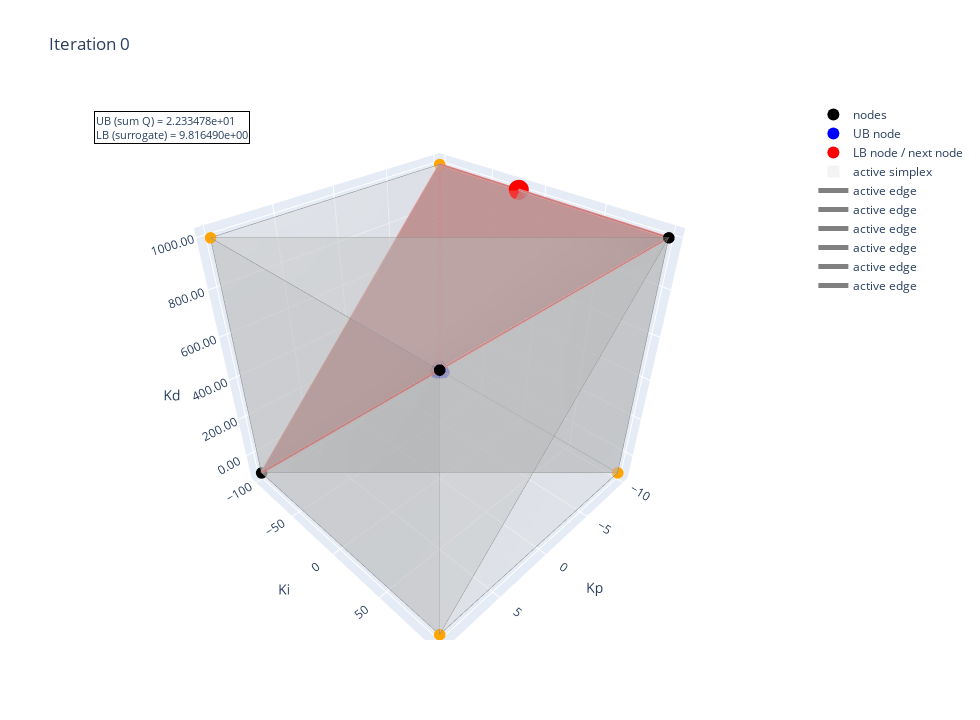
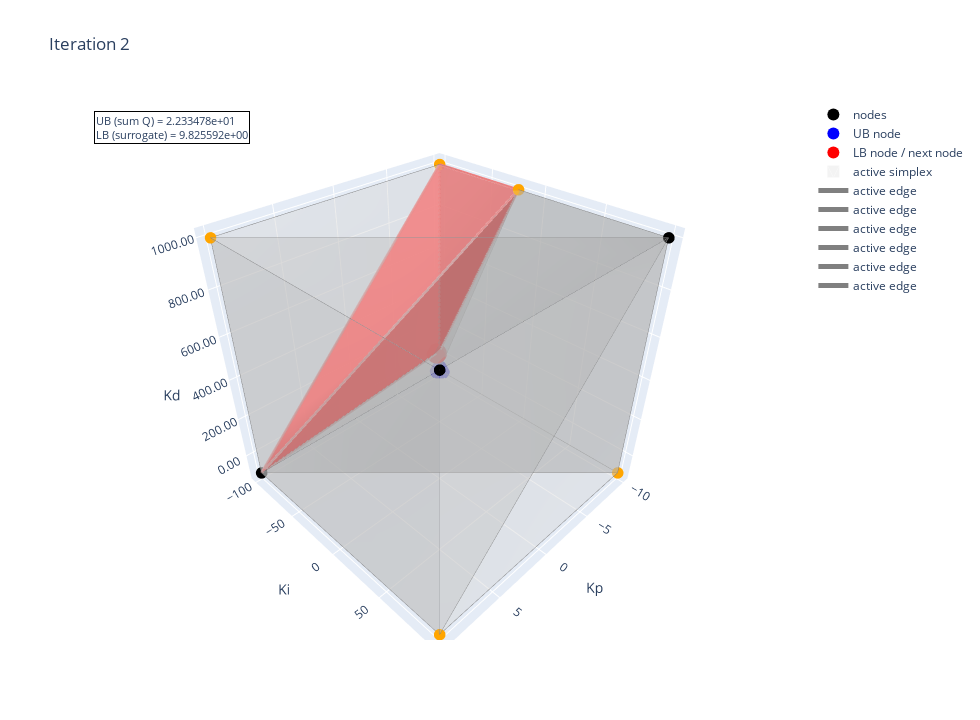

These figures' notebook cell, in order:
### Code cell
from time import perf_counter  

from modeling import build_models_from_csv
from bundles import BaseBundle, MSBundle
from utils import (
    tighten_bounds_one_model,
    MIN_DIST, ACTIVE_TOL, GAP_STOP_TOL,
)
from simplex_specialstart import run_pid_simplex_3d

# setup scenario number and target_nodes
csv_path       = "data.csv"
max_scenarios  = 10
target_nodes   = 100


bounds={
    "Kp": (-1, 0),
    "Ki": (-101, -99),
    "Kd": (0, 1),
    "x": (-2.5, 2.5),
    "u": (-5.0, 5.0),
    "e": (None, None),
    "I": (None, None),
}
bounds={
    "Kp": (-10.0, 10.0),
    "Ki": (-100.0, 100.0),
    "Kd": (-100.0, 1000.0),
    "x": (-2.5, 2.5),
    "u": (-5.0, 5.0),
    "e": (None, None),
    "I": (None, None),
}

weights = (10.0, 0.01)


# ====== stage 1：load data and generate models ======
T   = 15.0          
nfe = 20            

t_load0 = perf_counter()
model_list, first_stg_vars_list, m_tmpl_list, nfe = build_models_from_csv(
    csv_path=csv_path,
    T=T,
    nfe=nfe,
    weights=weights,
    bounds=bounds,
    sp0=0.0,
    sp1=0.5,
    tau_xs_col="tau_xs",
    tau_us_col="tau_us",
    tau_ds_col="tau_ds",          
    disturb_prefix="disturbance_",
    setpoint_change_col="setpoint_change",
    max_scenarios=max_scenarios,
    skip=0,
)
t_load1 = perf_counter()
print(f"[Time] Data load & scenario build: {t_load1 - t_load0:.3f}s")


# ====== stage 1.5：FBBT / OBBT ======
# same as snog: FBBT open,OBBT open
obbt_solver_opts = {
    "NonConvex": 2,
    "MIPGap": 1,     
    "TimeLimit": 15   
}
for m, yvars in zip(model_list, first_stg_vars_list):
    tighten_bounds_one_model(m, yvars,
                             use_fbbt=False,
                             use_obbt=False,
                             obbt_solver_name="gurobi",
                             obbt_solver_opts=obbt_solver_opts,
                             max_rounds=3, tol=1e-6, verbose=True)

# ====== stage 2: Persistent Solver Packaging ======
ub_options = {
    'NonConvex': 2,        
}
lb_options = {
    'NonConvex': 2,
    'MIPGap': 1e-1,            
    'TimeLimit': 15    
}

t_wrap0 = perf_counter()
base_bundles = [BaseBundle(m, ub_options) for m in model_list]  
ms_bundles   = [MSBundle(m, yvars, lb_options) for m, yvars in zip(model_list, first_stg_vars_list)]  # LB 侧
t_wrap1 = perf_counter()
print(f"[Time] Persistent wrapper (GurobiPersistent) setup: {t_wrap1 - t_wrap0:.3f}s")

# ====== stage 3：main loop ======
agg_bundle = None  

t_run0 = perf_counter()
hist = run_pid_simplex_3d(
    base_bundles=base_bundles,
    ms_bundles=ms_bundles,
    model_list=model_list,
    first_vars_list=first_stg_vars_list,
    target_nodes=target_nodes,
    min_dist=0,
    active_tol=ACTIVE_TOL,
    verbose=True,
    agg_bundle=agg_bundle,
    gap_stop_tol=1e-3,
    plot_every=2,
    use_exact_opt=False,
    exact_solver_name="gurobi",
    exact_solver_opts={"NonConvex": 2, "TimeLimit": 60},
    time_limit=60*10
)
t_run1 = perf_counter()
print(f"[Time] Main loop total: {t_run1 - t_run0:.3f}s")

# ====== print output ======
print("\n==== Done ====")
print(f"Total nodes: {len(hist['nodes'])}")
print(f"Best UB: {min(hist['UB_hist']) if hist['UB_hist'] else None}")
print(f"Last LB: {hist['LB_hist'][-1] if hist['LB_hist'] else None}")

### Figure 1 — Plotly figure (JSON) as saved in the notebook; plotly's stock layout.template omitted (floating-point values rounded to 4 significant figures)
{"data": [{"customdata": [22.33, 100000000000, 100000000000, 125.7, 27.29, 100000000000, 100000000000, 111.6], "hovertemplate": "Kp: %{x:.6f}<br>Ki: %{y:.6f}<br>Kd: %{z:.6f}<br>sum Q: %{customdata:.6e}", "marker": {"color": ["black", "orange", "orange", "black", "black", "orange", "orange", "black"], "size": 4}, "mode": "markers", "name": "nodes", "type": "scatter3d", "x": [-10.0, -10.0, -10.0, -10.0, 10.0, 10.0, 10.0, 10.0], "y": [-100.0, -100.0, 100.0, 100.0, -100.0, -100.0, 100.0, 100.0], "z": [-100.0, 1000.0, -100.0, 1000.0, -100.0, 1000.0, -100.0, 1000.0]}, {"hovertemplate": "Kp: %{x:.6f}<br>Ki: %{y:.6f}<br>Kd: %{z:.6f}", "marker": {"color": "blue", "size": 7, "symbol": "circle"}, "mode": "markers", "name": "UB node", "type": "scatter3d", "x": [-10], "y": [-100], "z": [-100]}, {"hovertemplate": "Kp: %{x:.6f}<br>Ki: %{y:.6f}<br>Kd: %{z:.6f}", "marker": {"color": "red", "size": 7, "symbol": "circle"}, "mode": "markers", "name": "LB node / next node", "type": "scatter3d", "x": [-10], "y": [-19.37], "z": [1000]}, {"color": "lightgray", "hoverinfo": "text", "hovertext": "simp=0<br>LB=10.026381<br>UB=11132789069.038681<br>ms=-8.887e+10<br>vol=7.333e+05<br>q=1.062e-03", "i": [0, 0, 0, 1], "j": [1, 1, 2, 2], "k": [2, 3, 3, 3], "name": "active simplex", "opacity": 0.25, "showlegend": true, "showscale": false, "type": "mesh3d", "x": [-10.0, -10.0, 10.0, -10.0], "y": [100.0, 100.0, -100.0, -100.0], "z": [1000.0, -100.0, -100.0, -100.0]}, {"hovertemplate": "Kp: %{x:.6f}<br>Ki: %{y:.6f}<br>Kd: %{z:.6f}", "line": {"color": "gray", "width": 1}, "mode": "lines", "name": "active edge", "showlegend": true, "type": "scatter3d", "x": [-10, -10], "y": [100, 100], "z": [1000, -100]}, {"hovertemplate": "Kp: %{x:.6f}<br>Ki: %{y:.6f}<br>Kd: %{z:.6f}", "line": {"color": "gray", "width": 1}, "mode": "lines", "name": "active edge", "showlegend": true, "type": "scatter3d", "x": [-10, 10], "y": [100, -100], "z": [1000, -100]}, {"hovertemplate": "Kp: %{x:.6f}<br>Ki: %{y:.6f}<br>Kd: %{z:.6f}", "line": {"color": "gray", "width": 1}, "mode": "lines", "name": "active edge", "showlegend": true, "type": "scatter3d", "x": [-10, -10], "y": [100, -100], "z": [1000, -100]}, {"hovertemplate": "Kp: %{x:.6f}<br>Ki: %{y:.6f}<br>Kd: %{z:.6f}", "line": {"color": "gray", "width": 1}, "mode": "lines", "name": "active edge", "showlegend": true, "type": "scatter3d", "x": [-10, 10], "y": [100, -100], "z": [-100, -100]}, {"hovertemplate": "Kp: %{x:.6f}<br>Ki: %{y:.6f}<br>Kd: %{z:.6f}", "line": {"color": "gray", "width": 1}, "mode": "lines", "name": "active edge", "showlegend": true, "type": "scatter3d", "x": [-10, -10], "y": [100, -100], "z": [-100, -100]}, {"hovertemplate": "Kp: %{x:.6f}<br>Ki: %{y:.6f}<br>Kd: %{z:.6f}", "line": {"color": "gray", "width": 1}, "mode": "lines", "name": "active edge", "showlegend": true, "type": "scatter3d", "x": [10, -10], "y": [-100, -100], "z": [-100, -100]}, {"color": "lightcoral", "hoverinfo": "text", "hovertext": "simp=1<br>LB=9.816490<br>UB=40578444287.048721<br>ms=-5.942e+10<br>vol=7.333e+05<br>q=8.049e-04", "i": [0, 0, 0, 1], "j": [1, 1, 2, 2], "k": [2, 3, 3, 3], "name": "active simplex", "opacity": 0.65, "showlegend": false, "showscale": false, "type": "mesh3d", "x": [-10.0, -10.0, 10.0, -10.0], "y": [100.0, -100.0, -100.0, -100.0], "z": [1000.0, 1000.0, -100.0, -100.0]}, {"hovertemplate": "Kp: %{x:.6f}<br>Ki: %{y:.6f}<br>Kd: %{z:.6f}", "line": {"color": "lightcoral", "width": 5}, "mode": "lines", "name": "active edge", "showlegend": false, "type": "scatter3d", "x": [-10, -10], "y": [100, -100], "z": [1000, 1000]}, {"hovertemplate": "Kp: %{x:.6f}<br>Ki: %{y:.6f}<br>Kd: %{z:.6f}", "line": {"color": "lightcoral", "width": 5}, "mode": "lines", "name": "active edge", "showlegend": false, "type": "scatter3d", "x": [-10, 10], "y": [100, -100], "z": [1000, -100]}, {"hovertemplate": "Kp: %{x:.6f}<br>Ki: %{y:.6f}<br>Kd: %{z:.6f}", "line": {"color": "lightcoral", "width": 5}, "mode": "lines", "name": "active edge", "showlegend": false, "type": "scatter3d", "x": [-10, -10], "y": [100, -100], "z": [1000, -100]}, {"hovertemplate": "Kp: %{x:.6f}<br>Ki: %{y:.6f}<br>Kd: %{z:.6f}", "line": {"color": "lightcoral", "width": 5}, "mode": "lines", "name": "active edge", "showlegend": false, "type": "scatter3d", "x": [-10, 10], "y": [-100, -100], "z": [1000, -100]}, {"hovertemplate": "Kp: %{x:.6f}<br>Ki: %{y:.6f}<br>Kd: %{z:.6f}", "line": {"color": "lightcoral", "width": 5}, "mode": "lines", "name": "active edge", "showlegend": false, "type": "scatter3d", "x": [-10, -10], "y": [-100, -100], "z": [1000, -100]}, {"hovertemplate": "Kp: %{x:.6f}<br>Ki: %{y:.6f}<br>Kd: %{z:.6f}", "line": {"color": "lightcoral", "width": 5}, "mode": "lines", "name": "active edge", "showlegend": false, "type": "scatter3d", "x": [10, -10], "y": [-100, -100], "z": [-100, -100]}, {"color": "lightgray", "hoverinfo": "text", "hovertext": "simp=2<br>LB=9.860893<br>UB=39331073365.139465<br>ms=-6.067e+10<br>vol=7.333e+05<br>q=1.062e-03", "i": [0, 0, 0, 1], "j": [1, 1, 2, 2], "k": [2, 3, 3, 3], "name": "active simplex", "opacity": 0.25, "showlegend": false, "showscale": false, "type": "mesh3d", "x": [-10.0, 10.0, 10.0, 10.0], "y": [100.0, -100.0, 100.0, -100.0], "z": [1000.0, 1000.0, 1000.0, -100.0]}, {"hovertemplate": "Kp: %{x:.6f}<br>Ki: %{y:.6f}<br>Kd: %{z:.6f}", "line": {"color": "gray", "width": 1}, "mode": "lines", "name": "active edge", "showlegend": false, "type": "scatter3d", "x": [-10, 10], "y": [100, -100], "z": [1000, 1000]}, {"hovertemplate": "Kp: %{x:.6f}<br>Ki: %{y:.6f}<br>Kd: %{z:.6f}", "line": {"color": "gray", "width": 1}, "mode": "lines", "name": "active edge", "showlegend": false, "type": "scatter3d", "x": [-10, 10], "y": [100, 100], "z": [1000, 1000]}, {"hovertemplate": "Kp: %{x:.6f}<br>Ki: %{y:.6f}<br>Kd: %{z:.6f}", "line": {"color": "gray", "width": 1}, "mode": "lines", "name": "active edge", "showlegend": false, "type": "scatter3d", "x": [-10, 10], "y": [100, -100], "z": [1000, -100]}, {"hovertemplate": "Kp: %{x:.6f}<br>Ki: %{y:.6f}<br>Kd: %{z:.6f}", "line": {"color": "gray", "width": 1}, "mode": "lines", "name": "active edge", "showlegend": false, "type": "scatter3d", "x": [10, 10], "y": [-100, 100], "z": [1000, 1000]}, {"hovertemplate": "Kp: %{x:.6f}<br>Ki: %{y:.6f}<br>Kd: %{z:.6f}", "line": {"color": "gray", "width": 1}, "mode": "lines", "name": "active edge", "showlegend": false, "type": "scatter3d", "x": [10, 10], "y": [-100, -100], "z": [1000, -100]}, {"hovertemplate": "Kp: %{x:.6f}<br>Ki: %{y:.6f}<br>Kd: %{z:.6f}", "line": {"color": "gray", "width": 1}, "mode": "lines", "name": "active edge", "showlegend": false, "type": "scatter3d", "x": [10, 10], "y": [100, -100], "z": [1000, -100]}, {"color": "lightgray", "hoverinfo": "text", "hovertext": "simp=3<br>LB=9.982905<br>UB=9104025759.793503<br>ms=-9.090e+10<br>vol=7.333e+05<br>q=8.049e-04", "i": [0, 0, 0, 1], "j": [1, 1, 2, 2], "k": [2, 3, 3, 3], "name": "active simplex", "opacity": 0.25, "showlegend": false, "showscale": false, "type": "mesh3d", "x": [-10.0, 10.0, 10.0, 10.0], "y": [100.0, 100.0, 100.0, -100.0], "z": [1000.0, -100.0, 1000.0, -100.0]}, {"hovertemplate": "Kp: %{x:.6f}<br>Ki: %{y:.6f}<br>Kd: %{z:.6f}", "line": {"color": "gray", "width": 1}, "mode": "lines", "name": "active edge", "showlegend": false, "type": "scatter3d", "x": [-10, 10], "y": [100, 100], "z": [1000, -100]}, {"hovertemplate": "Kp: %{x:.6f}<br>Ki: %{y:.6f}<br>Kd: %{z:.6f}", "line": {"color": "gray", "width": 1}, "mode": "lines", "name": "active edge", "showlegend": false, "type": "scatter3d", "x": [-10, 10], "y": [100, 100], "z": [1000, 1000]}, {"hovertemplate": "Kp: %{x:.6f}<br>Ki: %{y:.6f}<br>Kd: %{z:.6f}", "line": {"color": "gray", "width": 1}, "mode": "lines", "name": "active edge", "showlegend": false, "type": "scatter3d", "x": [-10, 10], "y": [100, -100], "z": [1000, -100]}, {"hovertemplate": "Kp: %{x:.6f}<br>Ki: %{y:.6f}<br>Kd: %{z:.6f}", "line": {"color": "gray", "width": 1}, "mode": "lines", "name": "active edge", "showlegend": false, "type": "scatter3d", "x": [10, 10], "y": [100, 100], "z": [-100, 1000]}, {"hovertemplate": "Kp: %{x:.6f}<br>Ki: %{y:.6f}<br>Kd: %{z:.6f}", "line": {"color": "gray", "width": 1}, "mode": "lines", "name": "active edge", "showlegend": false, "type": "scatter3d", "x": [10, 10], "y": [100, -100], "z": [-100, -100]}, {"hovertemplate": "Kp: %{x:.6f}<br>Ki: %{y:.6f}<br>Kd: %{z:.6f}", "line": {"color": "gray", "width": 1}, "mode": "lines", "name": "active edge", "showlegend": false, "type": "scatter3d", "x": [10, 10], "y": [100, -100], "z": [1000, -100]}, {"color": "lightgray", "hoverinfo": "text", "hovertext": "simp=4<br>LB=9.914567<br>UB=9090909089.512024<br>ms=-9.091e+10<br>vol=7.333e+05<br>q=1.079e-03", "i": [0, 0, 0, 1], "j": [1, 1, 2, 2], "k": [2, 3, 3, 3], "name": "active simplex", "opacity": 0.25, "showlegend": false, "showscale": false, "type": "mesh3d", "x": [-10.0, 10.0, -10.0, 10.0], "y": [100.0, 100.0, 100.0, -100.0], "z": [1000.0, -100.0, -100.0, -100.0]}, {"hovertemplate": "Kp: %{x:.6f}<br>Ki: %{y:.6f}<br>Kd: %{z:.6f}", "line": {"color": "gray", "width": 1}, "mode": "lines", "name": "active edge", "showlegend": false, "type": "scatter3d", "x": [-10, 10], "y": [100, 100], "z": [1000, -100]}, {"hovertemplate": "Kp: %{x:.6f}<br>Ki: %{y:.6f}<br>Kd: %{z:.6f}", "line": {"color": "gray", "width": 1}, "mode": "lines", "name": "active edge", "showlegend": false, "type": "scatter3d", "x": [-10, -10], "y": [100, 100], "z": [1000, -100]}, {"hovertemplate": "Kp: %{x:.6f}<br>Ki: %{y:.6f}<br>Kd: %{z:.6f}", "line": {"color": "gray", "width": 1}, "mode": "lines", "name": "active edge", "showlegend": false, "type": "scatter3d", "x": [-10, 10], "y": [100, -100], "z": [1000, -100]}, {"hovertemplate": "Kp: %{x:.6f}<br>Ki: %{y:.6f}<br>Kd: %{z:.6f}", "line": {"color": "gray", "width": 1}, "mode": "lines", "name": "active edge", "showlegend": false, "type": "scatter3d", "x": [10, -10], "y": [100, 100], "z": [-100, -100]}, {"hovertemplate": "Kp: %{x:.6f}<br>Ki: %{y:.6f}<br>Kd: %{z:.6f}", "line": {"color": "gray", "width": 1}, "mode": "lines", "name": "active edge", "showlegend": false, "type": "scatter3d", "x": [10, 10], "y": [100, -100], "z": [-100, -100]}, {"hovertemplate": "Kp: %{x:.6f}<br>Ki: %{y:.6f}<br>Kd: %{z:.6f}", "line": {"color": "gray", "width": 1}, "mode": "lines", "name": "active edge", "showlegend": false, "type": "scatter3d", "x": [-10, 10], "y": [100, -100], "z": [-100, -100]}, {"color": "lightgray", "hoverinfo": "text", "hovertext": "simp=5<br>LB=9.873914<br>UB=40459808560.292816<br>ms=-5.954e+10<br>vol=7.333e+05<br>q=1.079e-03", "i": [0, 0, 0, 1], "j": [1, 1, 2, 2], "k": [2, 3, 3, 3], "name": "active simplex", "opacity": 0.25, "showlegend": false, "showscale": false, "type": "mesh3d", "x": [-10.0, 10.0, -10.0, 10.0], "y": [100.0, -100.0, -100.0, -100.0], "z": [1000.0, 1000.0, 1000.0, -100.0]}, {"hovertemplate": "Kp: %{x:.6f}<br>Ki: %{y:.6f}<br>Kd: %{z:.6f}", "line": {"color": "gray", "width": 1}, "mode": "lines", "name": "active edge", "showlegend": false, "type": "scatter3d", "x": [-10, 10], "y": [100, -100], "z": [1000, 1000]}, {"hovertemplate": "Kp: %{x:.6f}<br>Ki: %{y:.6f}<br>Kd: %{z:.6f}", "line": {"color": "gray", "width": 1}, "mode": "lines", "name": "active edge", "showlegend": false, "type": "scatter3d", "x": [-10, -10], "y": [100, -100], "z": [1000, 1000]}, {"hovertemplate": "Kp: %{x:.6f}<br>Ki: %{y:.6f}<br>Kd: %{z:.6f}", "line": {"color": "gray", "width": 1}, "mode": "lines", "name": "active edge", "showlegend": false, "type": "scatter3d", "x": [-10, 10], "y": [100, -100], "z": [1000, -100]}, {"hovertemplate": "Kp: %{x:.6f}<br>Ki: %{y:.6f}<br>Kd: %{z:.6f}", "line": {"color": "gray", "width": 1}, "mode": "lines", "name": "active edge", "showlegend": false, "type": "scatter3d", "x": [10, -10], "y": [-100, -100], "z": [1000, 1000]}, {"hovertemplate": "Kp: %{x:.6f}<br>Ki: %{y:.6f}<br>Kd: %{z:.6f}", "line": {"color": "gray", "width": 1}, "mode": "lines", "name": "active edge", "showlegend": false, "type": "scatter3d", "x": [10, 10], "y": [-100, -100], "z": [1000, -100]}, {"hovertemplate": "Kp: %{x:.6f}<br>Ki: %{y:.6f}<br>Kd: %{z:.6f}", "line": {"color": "gray", "width": 1}, "mode": "lines", "name": "active edge", "showlegend": false, "type": "scatter3d", "x": [-10, 10], "y": [-100, -100], "z": [1000, -100]}], "layout": {"annotations": [{"align": "left", "bgcolor": "rgba(255,255,255,0.8)", "bordercolor": "black", "borderwidth": 1, "font": {"size": 11}, "showarrow": false, "text": "UB (sum Q) = 2.233478e+01<br>LB (surrogate) = 9.816490e+00", "x": 0.02, "xref": "paper", "y": 0.98, "yref": "paper"}], "height": 720, "legend": {"itemsizing": "constant"}, "scene": {"aspectmode": "cube", "xaxis": {"title": {"text": "Kp"}}, "yaxis": {"title": {"text": "Ki"}}, "zaxis": {"tickformat": ".2f", "title": {"text": "Kd"}}}, "title": {"text": "Iteration 0"}, "width": 980}}

### Figure 2 — Plotly figure (JSON) as saved in the notebook; plotly's stock layout.template omitted (floating-point values rounded to 4 significant figures)
{"data": [{"customdata": [22.33, 100000000000, 100000000000, 125.7, 27.29, 100000000000, 100000000000, 111.6, 80000000000.0, 70000000000.0], "hovertemplate": "Kp: %{x:.6f}<br>Ki: %{y:.6f}<br>Kd: %{z:.6f}<br>sum Q: %{customdata:.6e}", "marker": {"color": ["black", "orange", "orange", "black", "black", "orange", "orange", "black", "orange", "orange"], "size": 4}, "mode": "markers", "name": "nodes", "type": "scatter3d", "x": [-10.0, -10.0, -10.0, -10.0, 10.0, 10.0, 10.0, 10.0, -10.0, -10.0], "y": [-100.0, -100.0, 100.0, 100.0, -100.0, -100.0, 100.0, 100.0, -19.37, -100.0], "z": [-100.0, 1000.0, -100.0, 1000.0, -100.0, 1000.0, -100.0, 1000.0, 1000.0, 20.7]}, {"hovertemplate": "Kp: %{x:.6f}<br>Ki: %{y:.6f}<br>Kd: %{z:.6f}", "marker": {"color": "blue", "size": 7, "symbol": "circle"}, "mode": "markers", "name": "UB node", "type": "scatter3d", "x": [-10], "y": [-100], "z": [-100]}, {"hovertemplate": "Kp: %{x:.6f}<br>Ki: %{y:.6f}<br>Kd: %{z:.6f}", "marker": {"color": "red", "size": 7, "symbol": "circle"}, "mode": "markers", "name": "LB node / next node", "type": "scatter3d", "x": [-9.572], "y": [-99.98], "z": [18.61]}, {"color": "lightgray", "hoverinfo": "text", "hovertext": "simp=0<br>LB=10.026381<br>UB=11132789069.038681<br>ms=-8.887e+10<br>vol=7.333e+05<br>q=1.062e-03", "i": [0, 0, 0, 1], "j": [1, 1, 2, 2], "k": [2, 3, 3, 3], "name": "active simplex", "opacity": 0.25, "showlegend": true, "showscale": false, "type": "mesh3d", "x": [-10.0, -10.0, 10.0, -10.0], "y": [100.0, 100.0, -100.0, -100.0], "z": [1000.0, -100.0, -100.0, -100.0]}, {"hovertemplate": "Kp: %{x:.6f}<br>Ki: %{y:.6f}<br>Kd: %{z:.6f}", "line": {"color": "gray", "width": 1}, "mode": "lines", "name": "active edge", "showlegend": true, "type": "scatter3d", "x": [-10, -10], "y": [100, 100], "z": [1000, -100]}, {"hovertemplate": "Kp: %{x:.6f}<br>Ki: %{y:.6f}<br>Kd: %{z:.6f}", "line": {"color": "gray", "width": 1}, "mode": "lines", "name": "active edge", "showlegend": true, "type": "scatter3d", "x": [-10, 10], "y": [100, -100], "z": [1000, -100]}, {"hovertemplate": "Kp: %{x:.6f}<br>Ki: %{y:.6f}<br>Kd: %{z:.6f}", "line": {"color": "gray", "width": 1}, "mode": "lines", "name": "active edge", "showlegend": true, "type": "scatter3d", "x": [-10, -10], "y": [100, -100], "z": [1000, -100]}, {"hovertemplate": "Kp: %{x:.6f}<br>Ki: %{y:.6f}<br>Kd: %{z:.6f}", "line": {"color": "gray", "width": 1}, "mode": "lines", "name": "active edge", "showlegend": true, "type": "scatter3d", "x": [-10, 10], "y": [100, -100], "z": [-100, -100]}, {"hovertemplate": "Kp: %{x:.6f}<br>Ki: %{y:.6f}<br>Kd: %{z:.6f}", "line": {"color": "gray", "width": 1}, "mode": "lines", "name": "active edge", "showlegend": true, "type": "scatter3d", "x": [-10, -10], "y": [100, -100], "z": [-100, -100]}, {"hovertemplate": "Kp: %{x:.6f}<br>Ki: %{y:.6f}<br>Kd: %{z:.6f}", "line": {"color": "gray", "width": 1}, "mode": "lines", "name": "active edge", "showlegend": true, "type": "scatter3d", "x": [10, -10], "y": [-100, -100], "z": [-100, -100]}, {"color": "lightgray", "hoverinfo": "text", "hovertext": "simp=1<br>LB=9.860893<br>UB=39331073365.139465<br>ms=-6.067e+10<br>vol=7.333e+05<br>q=1.062e-03", "i": [0, 0, 0, 1], "j": [1, 1, 2, 2], "k": [2, 3, 3, 3], "name": "active simplex", "opacity": 0.25, "showlegend": false, "showscale": false, "type": "mesh3d", "x": [-10.0, 10.0, 10.0, 10.0], "y": [100.0, -100.0, 100.0, -100.0], "z": [1000.0, 1000.0, 1000.0, -100.0]}, {"hovertemplate": "Kp: %{x:.6f}<br>Ki: %{y:.6f}<br>Kd: %{z:.6f}", "line": {"color": "gray", "width": 1}, "mode": "lines", "name": "active edge", "showlegend": false, "type": "scatter3d", "x": [-10, 10], "y": [100, -100], "z": [1000, 1000]}, {"hovertemplate": "Kp: %{x:.6f}<br>Ki: %{y:.6f}<br>Kd: %{z:.6f}", "line": {"color": "gray", "width": 1}, "mode": "lines", "name": "active edge", "showlegend": false, "type": "scatter3d", "x": [-10, 10], "y": [100, 100], "z": [1000, 1000]}, {"hovertemplate": "Kp: %{x:.6f}<br>Ki: %{y:.6f}<br>Kd: %{z:.6f}", "line": {"color": "gray", "width": 1}, "mode": "lines", "name": "active edge", "showlegend": false, "type": "scatter3d", "x": [-10, 10], "y": [100, -100], "z": [1000, -100]}, {"hovertemplate": "Kp: %{x:.6f}<br>Ki: %{y:.6f}<br>Kd: %{z:.6f}", "line": {"color": "gray", "width": 1}, "mode": "lines", "name": "active edge", "showlegend": false, "type": "scatter3d", "x": [10, 10], "y": [-100, 100], "z": [1000, 1000]}, {"hovertemplate": "Kp: %{x:.6f}<br>Ki: %{y:.6f}<br>Kd: %{z:.6f}", "line": {"color": "gray", "width": 1}, "mode": "lines", "name": "active edge", "showlegend": false, "type": "scatter3d", "x": [10, 10], "y": [-100, -100], "z": [1000, -100]}, {"hovertemplate": "Kp: %{x:.6f}<br>Ki: %{y:.6f}<br>Kd: %{z:.6f}", "line": {"color": "gray", "width": 1}, "mode": "lines", "name": "active edge", "showlegend": false, "type": "scatter3d", "x": [10, 10], "y": [100, -100], "z": [1000, -100]}, {"color": "lightgray", "hoverinfo": "text", "hovertext": "simp=2<br>LB=9.982905<br>UB=9104025759.793503<br>ms=-9.090e+10<br>vol=7.333e+05<br>q=8.049e-04", "i": [0, 0, 0, 1], "j": [1, 1, 2, 2], "k": [2, 3, 3, 3], "name": "active simplex", "opacity": 0.25, "showlegend": false, "showscale": false, "type": "mesh3d", "x": [-10.0, 10.0, 10.0, 10.0], "y": [100.0, 100.0, 100.0, -100.0], "z": [1000.0, -100.0, 1000.0, -100.0]}, {"hovertemplate": "Kp: %{x:.6f}<br>Ki: %{y:.6f}<br>Kd: %{z:.6f}", "line": {"color": "gray", "width": 1}, "mode": "lines", "name": "active edge", "showlegend": false, "type": "scatter3d", "x": [-10, 10], "y": [100, 100], "z": [1000, -100]}, {"hovertemplate": "Kp: %{x:.6f}<br>Ki: %{y:.6f}<br>Kd: %{z:.6f}", "line": {"color": "gray", "width": 1}, "mode": "lines", "name": "active edge", "showlegend": false, "type": "scatter3d", "x": [-10, 10], "y": [100, 100], "z": [1000, 1000]}, {"hovertemplate": "Kp: %{x:.6f}<br>Ki: %{y:.6f}<br>Kd: %{z:.6f}", "line": {"color": "gray", "width": 1}, "mode": "lines", "name": "active edge", "showlegend": false, "type": "scatter3d", "x": [-10, 10], "y": [100, -100], "z": [1000, -100]}, {"hovertemplate": "Kp: %{x:.6f}<br>Ki: %{y:.6f}<br>Kd: %{z:.6f}", "line": {"color": "gray", "width": 1}, "mode": "lines", "name": "active edge", "showlegend": false, "type": "scatter3d", "x": [10, 10], "y": [100, 100], "z": [-100, 1000]}, {"hovertemplate": "Kp: %{x:.6f}<br>Ki: %{y:.6f}<br>Kd: %{z:.6f}", "line": {"color": "gray", "width": 1}, "mode": "lines", "name": "active edge", "showlegend": false, "type": "scatter3d", "x": [10, 10], "y": [100, -100], "z": [-100, -100]}, {"hovertemplate": "Kp: %{x:.6f}<br>Ki: %{y:.6f}<br>Kd: %{z:.6f}", "line": {"color": "gray", "width": 1}, "mode": "lines", "name": "active edge", "showlegend": false, "type": "scatter3d", "x": [10, 10], "y": [100, -100], "z": [1000, -100]}, {"color": "lightgray", "hoverinfo": "text", "hovertext": "simp=3<br>LB=9.914567<br>UB=9090909089.512024<br>ms=-9.091e+10<br>vol=7.333e+05<br>q=1.079e-03", "i": [0, 0, 0, 1], "j": [1, 1, 2, 2], "k": [2, 3, 3, 3], "name": "active simplex", "opacity": 0.25, "showlegend": false, "showscale": false, "type": "mesh3d", "x": [-10.0, 10.0, -10.0, 10.0], "y": [100.0, 100.0, 100.0, -100.0], "z": [1000.0, -100.0, -100.0, -100.0]}, {"hovertemplate": "Kp: %{x:.6f}<br>Ki: %{y:.6f}<br>Kd: %{z:.6f}", "line": {"color": "gray", "width": 1}, "mode": "lines", "name": "active edge", "showlegend": false, "type": "scatter3d", "x": [-10, 10], "y": [100, 100], "z": [1000, -100]}, {"hovertemplate": "Kp: %{x:.6f}<br>Ki: %{y:.6f}<br>Kd: %{z:.6f}", "line": {"color": "gray", "width": 1}, "mode": "lines", "name": "active edge", "showlegend": false, "type": "scatter3d", "x": [-10, -10], "y": [100, 100], "z": [1000, -100]}, {"hovertemplate": "Kp: %{x:.6f}<br>Ki: %{y:.6f}<br>Kd: %{z:.6f}", "line": {"color": "gray", "width": 1}, "mode": "lines", "name": "active edge", "showlegend": false, "type": "scatter3d", "x": [-10, 10], "y": [100, -100], "z": [1000, -100]}, {"hovertemplate": "Kp: %{x:.6f}<br>Ki: %{y:.6f}<br>Kd: %{z:.6f}", "line": {"color": "gray", "width": 1}, "mode": "lines", "name": "active edge", "showlegend": false, "type": "scatter3d", "x": [10, -10], "y": [100, 100], "z": [-100, -100]}, {"hovertemplate": "Kp: %{x:.6f}<br>Ki: %{y:.6f}<br>Kd: %{z:.6f}", "line": {"color": "gray", "width": 1}, "mode": "lines", "name": "active edge", "showlegend": false, "type": "scatter3d", "x": [10, 10], "y": [100, -100], "z": [-100, -100]}, {"hovertemplate": "Kp: %{x:.6f}<br>Ki: %{y:.6f}<br>Kd: %{z:.6f}", "line": {"color": "gray", "width": 1}, "mode": "lines", "name": "active edge", "showlegend": false, "type": "scatter3d", "x": [-10, 10], "y": [100, -100], "z": [-100, -100]}, {"color": "lightgray", "hoverinfo": "text", "hovertext": "simp=4<br>LB=9.873914<br>UB=40459808560.292816<br>ms=-5.954e+10<br>vol=7.333e+05<br>q=1.079e-03", "i": [0, 0, 0, 1], "j": [1, 1, 2, 2], "k": [2, 3, 3, 3], "name": "active simplex", "opacity": 0.25, "showlegend": false, "showscale": false, "type": "mesh3d", "x": [-10.0, 10.0, -10.0, 10.0], "y": [100.0, -100.0, -100.0, -100.0], "z": [1000.0, 1000.0, 1000.0, -100.0]}, {"hovertemplate": "Kp: %{x:.6f}<br>Ki: %{y:.6f}<br>Kd: %{z:.6f}", "line": {"color": "gray", "width": 1}, "mode": "lines", "name": "active edge", "showlegend": false, "type": "scatter3d", "x": [-10, 10], "y": [100, -100], "z": [1000, 1000]}, {"hovertemplate": "Kp: %{x:.6f}<br>Ki: %{y:.6f}<br>Kd: %{z:.6f}", "line": {"color": "gray", "width": 1}, "mode": "lines", "name": "active edge", "showlegend": false, "type": "scatter3d", "x": [-10, -10], "y": [100, -100], "z": [1000, 1000]}, {"hovertemplate": "Kp: %{x:.6f}<br>Ki: %{y:.6f}<br>Kd: %{z:.6f}", "line": {"color": "gray", "width": 1}, "mode": "lines", "name": "active edge", "showlegend": false, "type": "scatter3d", "x": [-10, 10], "y": [100, -100], "z": [1000, -100]}, {"hovertemplate": "Kp: %{x:.6f}<br>Ki: %{y:.6f}<br>Kd: %{z:.6f}", "line": {"color": "gray", "width": 1}, "mode": "lines", "name": "active edge", "showlegend": false, "type": "scatter3d", "x": [10, -10], "y": [-100, -100], "z": [1000, 1000]}, {"hovertemplate": "Kp: %{x:.6f}<br>Ki: %{y:.6f}<br>Kd: %{z:.6f}", "line": {"color": "gray", "width": 1}, "mode": "lines", "name": "active edge", "showlegend": false, "type": "scatter3d", "x": [10, 10], "y": [-100, -100], "z": [1000, -100]}, {"hovertemplate": "Kp: %{x:.6f}<br>Ki: %{y:.6f}<br>Kd: %{z:.6f}", "line": {"color": "gray", "width": 1}, "mode": "lines", "name": "active edge", "showlegend": false, "type": "scatter3d", "x": [-10, 10], "y": [-100, -100], "z": [1000, -100]}, {"color": "lightgray", "hoverinfo": "text", "hovertext": "simp=5<br>LB=9.875655<br>UB=2045182504.433533<br>ms=-7.795e+10<br>vol=4.377e+05<br>q=4.791e-04", "i": [0, 0, 0, 1], "j": [1, 1, 2, 2], "k": [2, 3, 3, 3], "name": "active simplex", "opacity": 0.25, "showlegend": false, "showscale": false, "type": "mesh3d", "x": [-10.0, -10.0, 10.0, -10.0], "y": [100.0, -19.37, -100.0, -100.0], "z": [1000.0, 1000.0, -100.0, -100.0]}, {"hovertemplate": "Kp: %{x:.6f}<br>Ki: %{y:.6f}<br>Kd: %{z:.6f}", "line": {"color": "gray", "width": 1}, "mode": "lines", "name": "active edge", "showlegend": false, "type": "scatter3d", "x": [-10, -10], "y": [100, -19.37], "z": [1000, 1000]}, {"hovertemplate": "Kp: %{x:.6f}<br>Ki: %{y:.6f}<br>Kd: %{z:.6f}", "line": {"color": "gray", "width": 1}, "mode": "lines", "name": "active edge", "showlegend": false, "type": "scatter3d", "x": [-10, 10], "y": [100, -100], "z": [1000, -100]}, {"hovertemplate": "Kp: %{x:.6f}<br>Ki: %{y:.6f}<br>Kd: %{z:.6f}", "line": {"color": "gray", "width": 1}, "mode": "lines", "name": "active edge", "showlegend": false, "type": "scatter3d", "x": [-10, -10], "y": [100, -100], "z": [1000, -100]}, {"hovertemplate": "Kp: %{x:.6f}<br>Ki: %{y:.6f}<br>Kd: %{z:.6f}", "line": {"color": "gray", "width": 1}, "mode": "lines", "name": "active edge", "showlegend": false, "type": "scatter3d", "x": [-10, 10], "y": [-19.37, -100], "z": [1000, -100]}, {"hovertemplate": "Kp: %{x:.6f}<br>Ki: %{y:.6f}<br>Kd: %{z:.6f}", "line": {"color": "gray", "width": 1}, "mode": "lines", "name": "active edge", "showlegend": false, "type": "scatter3d", "x": [-10, -10], "y": [-19.37, -100], "z": [1000, -100]}, {"hovertemplate": "Kp: %{x:.6f}<br>Ki: %{y:.6f}<br>Kd: %{z:.6f}", "line": {"color": "gray", "width": 1}, "mode": "lines", "name": "active edge", "showlegend": false, "type": "scatter3d", "x": [10, -10], "y": [-100, -100], "z": [-100, -100]}, {"color": "lightgray", "hoverinfo": "text", "hovertext": "simp=6<br>LB=9.889724<br>UB=8159757347.173584<br>ms=-7.184e+10<br>vol=3.244e+04<br>q=5.353e-05", "i": [0, 0, 0, 1], "j": [1, 1, 2, 2], "k": [2, 3, 3, 3], "name": "active simplex", "opacity": 0.25, "showlegend": false, "showscale": false, "type": "mesh3d", "x": [-10.0, -10.0, -10.0, 10.0], "y": [-100.0, -100.0, -19.37, -100.0], "z": [20.7, -100.0, 1000.0, -100.0]}, {"hovertemplate": "Kp: %{x:.6f}<br>Ki: %{y:.6f}<br>Kd: %{z:.6f}", "line": {"color": "gray", "width": 1}, "mode": "lines", "name": "active edge", "showlegend": false, "type": "scatter3d", "x": [-10.0, -10], "y": [-100, -100], "z": [20.7, -100]}, {"hovertemplate": "Kp: %{x:.6f}<br>Ki: %{y:.6f}<br>Kd: %{z:.6f}", "line": {"color": "gray", "width": 1}, "mode": "lines", "name": "active edge", "showlegend": false, "type": "scatter3d", "x": [-10.0, -10], "y": [-100, -19.37], "z": [20.7, 1000]}, {"hovertemplate": "Kp: %{x:.6f}<br>Ki: %{y:.6f}<br>Kd: %{z:.6f}", "line": {"color": "gray", "width": 1}, "mode": "lines", "name": "active edge", "showlegend": false, "type": "scatter3d", "x": [-10.0, 10], "y": [-100, -100], "z": [20.7, -100]}, {"hovertemplate": "Kp: %{x:.6f}<br>Ki: %{y:.6f}<br>Kd: %{z:.6f}", "line": {"color": "gray", "width": 1}, "mode": "lines", "name": "active edge", "showlegend": false, "type": "scatter3d", "x": [-10, -10], "y": [-100, -19.37], "z": [-100, 1000]}, {"hovertemplate": "Kp: %{x:.6f}<br>Ki: %{y:.6f}<br>Kd: %{z:.6f}", "line": {"color": "gray", "width": 1}, "mode": "lines", "name": "active edge", "showlegend": false, "type": "scatter3d", "x": [-10, 10], "y": [-100, -100], "z": [-100, -100]}, {"hovertemplate": "Kp: %{x:.6f}<br>Ki: %{y:.6f}<br>Kd: %{z:.6f}", "line": {"color": "gray", "width": 1}, "mode": "lines", "name": "active edge", "showlegend": false, "type": "scatter3d", "x": [-10, 10], "y": [-19.37, -100], "z": [1000, -100]}, {"color": "lightcoral", "hoverinfo": "text", "hovertext": "simp=7<br>LB=9.825592<br>UB=28504491405.736084<br>ms=-7.150e+10<br>vol=2.632e+05<br>q=3.460e-04", "i": [0, 0, 0, 1], "j": [1, 1, 2, 2], "k": [2, 3, 3, 3], "name": "active simplex", "opacity": 0.65, "showlegend": false, "showscale": false, "type": "mesh3d", "x": [-10.0, -10.0, -10.0, 10.0], "y": [-100.0, -100.0, -19.37, -100.0], "z": [1000.0, 20.7, 1000.0, -100.0]}, {"hovertemplate": "Kp: %{x:.6f}<br>Ki: %{y:.6f}<br>Kd: %{z:.6f}", "line": {"color": "lightcoral", "width": 5}, "mode": "lines", "name": "active edge", "showlegend": false, "type": "scatter3d", "x": [-10, -10.0], "y": [-100, -100], "z": [1000, 20.7]}, {"hovertemplate": "Kp: %{x:.6f}<br>Ki: %{y:.6f}<br>Kd: %{z:.6f}", "line": {"color": "lightcoral", "width": 5}, "mode": "lines", "name": "active edge", "showlegend": false, "type": "scatter3d", "x": [-10, -10], "y": [-100, -19.37], "z": [1000, 1000]}, {"hovertemplate": "Kp: %{x:.6f}<br>Ki: %{y:.6f}<br>Kd: %{z:.6f}", "line": {"color": "lightcoral", "width": 5}, "mode": "lines", "name": "active edge", "showlegend": false, "type": "scatter3d", "x": [-10, 10], "y": [-100, -100], "z": [1000, -100]}, {"hovertemplate": "Kp: %{x:.6f}<br>Ki: %{y:.6f}<br>Kd: %{z:.6f}", "line": {"color": "lightcoral", "width": 5}, "mode": "lines", "name": "active edge", "showlegend": false, "type": "scatter3d", "x": [-10.0, -10], "y": [-100, -19.37], "z": [20.7, 1000]}, {"hovertemplate": "Kp: %{x:.6f}<br>Ki: %{y:.6f}<br>Kd: %{z:.6f}", "line": {"color": "lightcoral", "width": 5}, "mode": "lines", "name": "active edge", "showlegend": false, "type": "scatter3d", "x": [-10.0, 10], "y": [-100, -100], "z": [20.7, -100]}, {"hovertemplate": "Kp: %{x:.6f}<br>Ki: %{y:.6f}<br>Kd: %{z:.6f}", "line": {"color": "lightcoral", "width": 5}, "mode": "lines", "name": "active edge", "showlegend": false, "type": "scatter3d", "x": [-10, 10], "y": [-19.37, -100], "z": [1000, -100]}], "layout": {"annotations": [{"align": "left", "bgcolor": "rgba(255,255,255,0.8)", "bordercolor": "black", "borderwidth": 1, "font": {"size": 11}, "showarrow": false, "text": "UB (sum Q) = 2.233478e+01<br>LB (surrogate) = 9.825592e+00", "x": 0.02, "xref": "paper", "y": 0.98, "yref": "paper"}], "height": 720, "legend": {"itemsizing": "constant"}, "scene": {"aspectmode": "cube", "xaxis": {"title": {"text": "Kp"}}, "yaxis": {"title": {"text": "Ki"}}, "zaxis": {"tickformat": ".2f", "title": {"text": "Kd"}}}, "title": {"text": "Iteration 2"}, "width": 980}}
